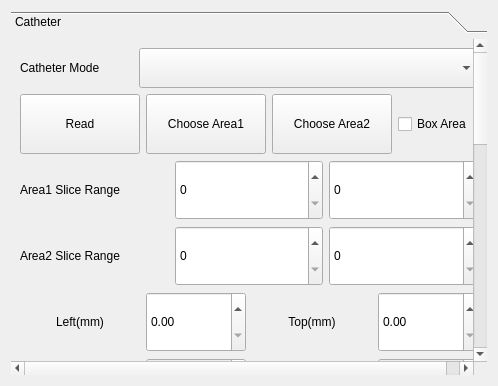
      <widget class="QWidget" name="navigationPage">
       <property name="sizePolicy">
        <sizepolicy hsizetype="Expanding" vsizetype="Expanding">
         <horstretch>2</horstretch>
         <verstretch>2</verstretch>
        </sizepolicy>
       </property>
       <layout class="QGridLayout" name="gridLayout_23">
        <item row="0" column="0">
         <widget class="QToolBox" name="naviToolBox">
          <property name="sizePolicy">
           <sizepolicy hsizetype="Expanding" vsizetype="Expanding">
            <horstretch>2</horstretch>
            <verstretch>2</verstretch>
           </sizepolicy>
          </property>
          <property name="currentIndex">
           <number>0</number>
          </property>
          <widget class="QWidget" name="Catheter">
           <property name="geometry">
            <rect>
             <x>0</x>
             <y>0</y>
             <width>478</width>
             <height>1055</height>
            </rect>
           </property>
           <property name="sizePolicy">
            <sizepolicy hsizetype="Expanding" vsizetype="Expanding">
             <horstretch>2</horstretch>
             <verstretch>2</verstretch>
            </sizepolicy>
           </property>
           <attribute name="label">
            <string>Catheter</string>
           </attribute>
           <layout class="QGridLayout" name="gridLayout_22">
            <item row="0" column="0">
             <layout class="QHBoxLayout" name="horizontalLayout_10">
              <item>
               <widget class="QLabel" name="label_24">
                <property name="sizePolicy">
                 <sizepolicy hsizetype="Preferred" vsizetype="Preferred">
                  <horstretch>1</horstretch>
                  <verstretch>1</verstretch>
                 </sizepolicy>
                </property>
                <property name="minimumSize">
                 <size>
                  <width>0</width>
                  <height>40</height>
                 </size>
                </property>
                <property name="text">
                 <string>Catheter Mode</string>
                </property>
               </widget>
              </item>
              <item>
               <widget class="QComboBox" name="CatheterModeComboBox">
                <property name="sizePolicy">
                 <sizepolicy hsizetype="Preferred" vsizetype="Fixed">
                  <horstretch>3</horstretch>
                  <verstretch>1</verstretch>
                 </sizepolicy>
                </property>
                <property name="minimumSize">
                 <size>
                  <width>0</width>
                  <height>40</height>
                 </size>
                </property>
               </widget>
              </item>
             </layout>
            </item>
            <item row="1" column="0">
             <layout class="QHBoxLayout" name="horizontalLayout_2">
              <item>
               <widget class="QPushButton" name="ReadCatheterBtn">
                <property name="sizePolicy">
                 <sizepolicy hsizetype="Preferred" vsizetype="Preferred">
                  <horstretch>0</horstretch>
                  <verstretch>1</verstretch>
                 </sizepolicy>
                </property>
                <property name="minimumSize">
                 <size>
                  <width>120</width>
                  <height>60</height>
                 </size>
                </property>
                <property name="text">
                 <string>Read</string>
                </property>
               </widget>
              </item>
              <item>
               <widget class="QPushButton" name="ChooseArea1Btn">
                <property name="sizePolicy">
                 <sizepolicy hsizetype="Preferred" vsizetype="Preferred">
                  <horstretch>0</horstretch>
                  <verstretch>1</verstretch>
                 </sizepolicy>
                </property>
                <property name="minimumSize">
                 <size>
                  <width>120</width>
                  <height>60</height>
                 </size>
                </property>
                <property name="styleSheet">
                 <string notr="true">QPushButton
{
    /*背景颜色*/  
    background-color:white
    /*字体颜色为黑色*/    
    color:black;
      
}
QPushButton:pressed
{
    /*背景颜色*/  
    background-color:red
    /*字体颜色为黑色*/    
    color:withe;
}</string>
                </property>
                <property name="text">
                 <string>Choose Area1</string>
                </property>
               </widget>
              </item>
              <item>
               <widget class="QPushButton" name="ChooseArea2Btn">
                <property name="sizePolicy">
                 <sizepolicy hsizetype="Preferred" vsizetype="Preferred">
                  <horstretch>0</horstretch>
                  <verstretch>1</verstretch>
                 </sizepolicy>
                </property>
                <property name="minimumSize">
                 <size>
                  <width>120</width>
                  <height>60</height>
                 </size>
                </property>
                <property name="text">
                 <string>Choose Area2</string>
                </property>
               </widget>
              </item>
              <item>
               <widget class="QCheckBox" name="BoxAreaCheckBox">
                <property name="sizePolicy">
                 <sizepolicy hsizetype="Preferred" vsizetype="Preferred">
                  <horstretch>0</horstretch>
                  <verstretch>1</verstretch>
                 </sizepolicy>
                </property>
                <property name="minimumSize">
                 <size>
                  <width>80</width>
                  <height>60</height>
                 </size>
                </property>
                <property name="text">
                 <string>Box Area</string>
                </property>
               </widget>
              </item>
             </layout>
            </item>
            <item row="2" column="0">
             <layout class="QGridLayout" name="gridLayout_10">
              <item row="0" column="2">
               <widget class="QSpinBox" name="CatheterEndSlice1">
                <property name="sizePolicy">
                 <sizepolicy hsizetype="Preferred" vsizetype="Preferred">
                  <horstretch>0</horstretch>
                  <verstretch>1</verstretch>
                 </sizepolicy>
                </property>
                <property name="minimumSize">
                 <size>
                  <width>80</width>
                  <height>60</height>
                 </size>
                </property>
                <property name="maximumSize">
                 <size>
                  <width>16777215</width>
                  <height>16777215</height>
                 </size>
                </property>
               </widget>
              </item>
              <item row="0" column="1">
               <widget class="QSpinBox" name="CatheterStartSlice1">
                <property name="sizePolicy">
                 <sizepolicy hsizetype="Preferred" vsizetype="Preferred">
                  <horstretch>0</horstretch>
                  <verstretch>1</verstretch>
                 </sizepolicy>
                </property>
                <property name="minimumSize">
                 <size>
                  <width>80</width>
                  <height>60</height>
                 </size>
                </property>
                <property name="maximumSize">
                 <size>
                  <width>16777215</width>
                  <height>16777215</height>
                 </size>
                </property>
               </widget>
              </item>
              <item row="0" column="0">
               <widget class="QLabel" name="CatheterSliceRange">
                <property name="sizePolicy">
                 <sizepolicy hsizetype="Preferred" vsizetype="Fixed">
                  <horstretch>0</horstretch>
                  <verstretch>1</verstretch>
                 </sizepolicy>
                </property>
                <property name="minimumSize">
                 <size>
                  <width>100</width>
                  <height>60</height>
                 </size>
                </property>
                <property name="text">
                 <string>Area1 Slice Range</string>
                </property>
               </widget>
              </item>
              <item row="1" column="0">
               <widget class="QLabel" name="Slic">
                <property name="minimumSize">
                 <size>
                  <width>100</width>
                  <height>60</height>
                 </size>
                </property>
                <property name="text">
                 <string>Area2 Slice Range</string>
                </property>
               </widget>
              </item>
              <item row="1" column="1">
               <widget class="QSpinBox" name="CatheterStartSlice2">
                <property name="minimumSize">
                 <size>
                  <width>80</width>
                  <height>60</height>
                 </size>
                </property>
               </widget>
              </item>
              <item row="1" column="2">
               <widget class="QSpinBox" name="CatheterEndSlice2">
                <property name="minimumSize">
                 <size>
                  <width>80</width>
                  <height>60</height>
                 </size>
                </property>
               </widget>
              </item>
             </layout>
            </item>
            <item row="3" column="0">
             <layout class="QGridLayout" name="gridLayout_4">
              <item row="0" column="3">
               <widget class="QDoubleSpinBox" name="AreaTopSpinBox">
                <property name="sizePolicy">
                 <sizepolicy hsizetype="Preferred" vsizetype="Preferred">
                  <horstretch>0</horstretch>
                  <verstretch>1</verstretch>
                 </sizepolicy>
                </property>
                <property name="minimumSize">
                 <size>
                  <width>80</width>
                  <height>60</height>
                 </size>
                </property>
               </widget>
              </item>
              <item row="0" column="0">
               <widget class="QLabel" name="AreaLeft">
                <property name="sizePolicy">
                 <sizepolicy hsizetype="Preferred" vsizetype="Preferred">
                  <horstretch>0</horstretch>
                  <verstretch>1</verstretch>
                 </sizepolicy>
                </property>
                <property name="minimumSize">
                 <size>
                  <width>100</width>
                  <height>60</height>
                 </size>
                </property>
                <property name="text">
                 <string>Left(mm)</string>
                </property>
                <property name="alignment">
                 <set>Qt::AlignCenter</set>
                </property>
               </widget>
              </item>
              <item row="1" column="0">
               <widget class="QLabel" name="AreaRight">
                <property name="sizePolicy">
                 <sizepolicy hsizetype="Preferred" vsizetype="Preferred">
                  <horstretch>0</horstretch>
                  <verstretch>1</verstretch>
                 </sizepolicy>
                </property>
                <property name="minimumSize">
                 <size>
                  <width>100</width>
                  <height>60</height>
                 </size>
                </property>
                <property name="text">
                 <string>Right(mm)</string>
                </property>
                <property name="alignment">
                 <set>Qt::AlignCenter</set>
                </property>
               </widget>
              </item>
              <item row="0" column="1">
               <widget class="QDoubleSpinBox" name="AreaLeftSpinBox">
                <property name="sizePolicy">
                 <sizepolicy hsizetype="Preferred" vsizetype="Preferred">
                  <horstretch>0</horstretch>
                  <verstretch>1</verstretch>
                 </sizepolicy>
                </property>
                <property name="minimumSize">
                 <size>
                  <width>80</width>
                  <height>60</height>
                 </size>
                </property>
               </widget>
              </item>
              <item row="2" column="0">
               <widget class="QCheckBox" name="FinetuneArea1CheckBox">
                <property name="sizePolicy">
                 <sizepolicy hsizetype="Preferred" vsizetype="Preferred">
                  <horstretch>0</horstretch>
                  <verstretch>1</verstretch>
                 </sizepolicy>
                </property>
                <property name="minimumSize">
                 <size>
                  <width>120</width>
                  <height>40</height>
                 </size>
                </property>
                <property name="text">
                 <string>Fine-tune Area1</string>
                </property>
               </widget>
              </item>
              <item row="2" column="2">
               <widget class="QCheckBox" name="FinetuneArea2CheckBox">
                <property name="sizePolicy">
                 <sizepolicy hsizetype="Preferred" vsizetype="Preferred">
                  <horstretch>0</horstretch>
                  <verstretch>1</verstretch>
                 </sizepolicy>
                </property>
                <property name="minimumSize">
                 <size>
                  <width>120</width>
                  <height>40</height>
                 </size>
                </property>
                <property name="text">
                 <string>Fine-tune Area2</string>
                </property>
               </widget>
              </item>
              <item row="1" column="1">
               <widget class="QDoubleSpinBox" name="AreaRightSpinBox">
                <property name="sizePolicy">
                 <sizepolicy hsizetype="Preferred" vsizetype="Preferred">
                  <horstretch>0</horstretch>
                  <verstretch>1</verstretch>
                 </sizepolicy>
                </property>
                <property name="minimumSize">
                 <size>
                  <width>80</width>
                  <height>60</height>
                 </size>
                </property>
               </widget>
              </item>
              <item row="0" column="2">
               <widget class="QLabel" name="AreaTop">
                <property name="sizePolicy">
                 <sizepolicy hsizetype="Preferred" vsizetype="Preferred">
                  <horstretch>0</horstretch>
                  <verstretch>1</verstretch>
                 </sizepolicy>
                </property>
                <property name="minimumSize">
                 <size>
                  <width>100</width>
                  <height>60</height>
                 </size>
                </property>
                <property name="text">
                 <string>Top(mm)</string>
                </property>
                <property name="alignment">
                 <set>Qt::AlignCenter</set>
                </property>
               </widget>
              </item>
              <item row="1" column="2">
               <widget class="QLabel" name="AreaBottom">
                <property name="sizePolicy">
                 <sizepolicy hsizetype="Preferred" vsizetype="Preferred">
                  <horstretch>0</horstretch>
                  <verstretch>1</verstretch>
                 </sizepolicy>
                </property>
                <property name="minimumSize">
                 <size>
                  <width>100</width>
                  <height>60</height>
                 </size>
                </property>
                <property name="text">
                 <string>Bottom(mm)</string>
                </property>
                <property name="alignment">
                 <set>Qt::AlignCenter</set>
                </property>
               </widget>
              </item>
              <item row="1" column="3">
               <widget class="QDoubleSpinBox" name="AreaBottomSpinBox">
                <property name="sizePolicy">
                 <sizepolicy hsizetype="Preferred" vsizetype="Preferred">
                  <horstretch>0</horstretch>
                  <verstretch>1</verstretch>
                 </sizepolicy>
                </property>
                <property name="minimumSize">
                 <size>
                  <width>80</width>
                  <height>60</height>
                 </size>
                </property>
               </widget>
              </item>
             </layout>
            </item>
            <item row="4" column="0">
             <widget class="QGroupBox" name="groupBox_2">
              <property name="sizePolicy">
               <sizepolicy hsizetype="Preferred" vsizetype="Preferred">
                <horstretch>0</horstretch>
                <verstretch>1</verstretch>
               </sizepolicy>
              </property>
              <property name="minimumSize">
               <size>
                <width>0</width>
                <height>600</height>
               </size>
              </property>
              <property name="title">
               <string>Catheter Identify</string>
              </property>
              <layout class="QGridLayout" name="gridLayout_24">
               <item row="0" column="0">
                <layout class="QHBoxLayout" name="horizontalLayout_7">
                 <item>
                  <widget class="QPushButton" name="CatheterIdentifyBtn">
                   <property name="sizePolicy">
                    <sizepolicy hsizetype="Preferred" vsizetype="Preferred">
                     <horstretch>0</horstretch>
                     <verstretch>1</verstretch>
                    </sizepolicy>
                   </property>
                   <property name="minimumSize">
                    <size>
                     <width>120</width>
                     <height>60</height>
                    </size>
                   </property>
                   <property name="text">
                    <string>Catheter Identify</string>
                   </property>
                  </widget>
                 </item>
                 <item>
                  <widget class="QProgressBar" name="CatheterIdentifyProgressBar">
                   <property name="sizePolicy">
                    <sizepolicy hsizetype="Preferred" vsizetype="Preferred">
                     <horstretch>1</horstretch>
                     <verstretch>1</verstretch>
                    </sizepolicy>
                   </property>
                   <property name="minimumSize">
                    <size>
                     <width>200</width>
                     <height>60</height>
                    </size>
                   </property>
                   <property name="value">
                    <number>0</number>
                   </property>
                  </widget>
                 </item>
                 <item>
                  <widget class="QCheckBox" name="left2rightCheckBox">
                   <property name="sizePolicy">
                    <sizepolicy hsizetype="Preferred" vsizetype="Preferred">
                     <horstretch>0</horstretch>
                     <verstretch>1</verstretch>
                    </sizepolicy>
                   </property>
                   <property name="minimumSize">
                    <size>
                     <width>80</width>
                     <height>60</height>
                    </size>
                   </property>
                   <property name="text">
                    <string>left2right</string>
                   </property>
                  </widget>
                 </item>
                </layout>
               </item>
               <item row="1" column="0">
                <layout class="QGridLayout" name="gridLayout_8" rowstretch="0,0">
                 <property name="sizeConstraint">
                  <enum>QLayout::SetDefaultConstraint</enum>
                 </property>
                 <item row="1" column="0">
                  <widget class="QCheckBox" name="LastCatheterCheckBox">
                   <property name="sizePolicy">
                    <sizepolicy hsizetype="Preferred" vsizetype="Preferred">
                     <horstretch>0</horstretch>
                     <verstretch>1</verstretch>
                    </sizepolicy>
                   </property>
                   <property name="minimumSize">
                    <size>
                     <width>80</width>
                     <height>60</height>
                    </size>
                   </property>
                   <property name="text">
                    <string>Last Catheter</string>
                   </property>
                  </widget>
                 </item>
                 <item row="0" column="0">
                  <widget class="QCheckBox" name="CurrentCatheterCheckBox">
                   <property name="sizePolicy">
                    <sizepolicy hsizetype="Preferred" vsizetype="Preferred">
                     <horstretch>0</horstretch>
                     <verstretch>1</verstretch>
                    </sizepolicy>
                   </property>
                   <property name="minimumSize">
                    <size>
                     <width>80</width>
                     <height>60</height>
                    </size>
                   </property>
                   <property name="text">
                    <string>Current Catheter</string>
                   </property>
                  </widget>
                 </item>
                 <item row="0" column="1">
                  <widget class="QCheckBox" name="CatheterLineCheckBox">
                   <property name="sizePolicy">
                    <sizepolicy hsizetype="Preferred" vsizetype="Preferred">
                     <horstretch>0</horstretch>
                     <verstretch>1</verstretch>
                    </sizepolicy>
                   </property>
                   <property name="minimumSize">
                    <size>
                     <width>80</width>
                     <height>60</height>
                    </size>
                   </property>
                   <property name="text">
                    <string>Line</string>
                   </property>
                  </widget>
                 </item>
                 <item row="1" column="1">
                  <widget class="QCheckBox" name="LastLineCheckBox">
                   <property name="sizePolicy">
                    <sizepolicy hsizetype="Preferred" vsizetype="Preferred">
                     <horstretch>0</horstretch>
                     <verstretch>1</verstretch>
                    </sizepolicy>
                   </property>
                   <property name="minimumSize">
                    <size>
                     <width>80</width>
                     <height>60</height>
                    </size>
                   </property>
                   <property name="text">
                    <string>Line</string>
                   </property>
                  </widget>
                 </item>
                 <item row="0" column="2">
                  <widget class="QCheckBox" name="NearestPointCheckBox">
                   <property name="sizePolicy">
                    <sizepolicy hsizetype="Preferred" vsizetype="Preferred">
                     <horstretch>0</horstretch>
                     <verstretch>1</verstretch>
                    </sizepolicy>
                   </property>
                   <property name="minimumSize">
                    <size>
                     <width>80</width>
                     <height>60</height>
                    </size>
                   </property>
                   <property name="text">
                    <string>Nearest Point</string>
                   </property>
                  </widget>
                 </item>
                 <item row="1" column="2">
                  <widget class="QCheckBox" name="LastNearestPointCheckBox">
                   <property name="sizePolicy">
                    <sizepolicy hsizetype="Preferred" vsizetype="Preferred">
                     <horstretch>0</horstretch>
                     <verstretch>1</verstretch>
                    </sizepolicy>
                   </property>
                   <property name="minimumSize">
                    <size>
                     <width>80</width>
                     <height>60</height>
                    </size>
                   </property>
                   <property name="text">
                    <string>Nearest Point</string>
                   </property>
                  </widget>
                 </item>
                </layout>
               </item>
               <item row="2" column="0">
                <layout class="QGridLayout" name="gridLayout_13">
                 <item row="1" column="3">
                  <widget class="QPushButton" name="NaviSendToRobotBtn">
                   <property name="sizePolicy">
                    <sizepolicy hsizetype="Preferred" vsizetype="MinimumExpanding">
                     <horstretch>0</horstretch>
                     <verstretch>1</verstretch>
                    </sizepolicy>
                   </property>
                   <property name="minimumSize">
                    <size>
                     <width>80</width>
                     <height>40</height>
                    </size>
                   </property>
                   <property name="text">
                    <string>Send To Robot</string>
                   </property>
                  </widget>
                 </item>
                 <item row="1" column="2">
                  <widget class="QCheckBox" name="AutoSendCheckBox">
                   <property name="sizePolicy">
                    <sizepolicy hsizetype="Preferred" vsizetype="MinimumExpanding">
                     <horstretch>0</horstretch>
                     <verstretch>1</verstretch>
                    </sizepolicy>
                   </property>
                   <property name="minimumSize">
                    <size>
                     <width>80</width>
                     <height>40</height>
                    </size>
                   </property>
                   <property name="text">
                    <string>Auto Send</string>
                   </property>
                  </widget>
                 </item>
                 <item row="0" column="0">
                  <widget class="QLabel" name="label_8">
                   <property name="sizePolicy">
                    <sizepolicy hsizetype="Preferred" vsizetype="MinimumExpanding">
                     <horstretch>0</horstretch>
                     <verstretch>1</verstretch>
                    </sizepolicy>
                   </property>
                   <property name="minimumSize">
                    <size>
                     <width>80</width>
                     <height>40</height>
                    </size>
                   </property>
                   <property name="text">
                    <string>Angle Error(°)</string>
                   </property>
                  </widget>
                 </item>
                 <item row="0" column="1">
                  <widget class="QLineEdit" name="AngleErrorLineEdit">
                   <property name="sizePolicy">
                    <sizepolicy hsizetype="Preferred" vsizetype="MinimumExpanding">
                     <horstretch>0</horstretch>
                     <verstretch>1</verstretch>
                    </sizepolicy>
                   </property>
                   <property name="minimumSize">
                    <size>
                     <width>80</width>
                     <height>40</height>
                    </size>
                   </property>
                  </widget>
                 </item>
                 <item row="0" column="2">
                  <widget class="QLabel" name="label_9">
                   <property name="sizePolicy">
                    <sizepolicy hsizetype="Preferred" vsizetype="MinimumExpanding">
                     <horstretch>0</horstretch>
                     <verstretch>1</verstretch>
                    </sizepolicy>
                   </property>
                   <property name="minimumSize">
                    <size>
                     <width>80</width>
                     <height>40</height>
                    </size>
                   </property>
                   <property name="text">
                    <string>Radial Error(mm)</string>
                   </property>
                  </widget>
                 </item>
                 <item row="0" column="3">
                  <widget class="QLineEdit" name="RadialErrorLineEdit">
                   <property name="sizePolicy">
                    <sizepolicy hsizetype="Preferred" vsizetype="MinimumExpanding">
                     <horstretch>0</horstretch>
                     <verstretch>1</verstretch>
                    </sizepolicy>
                   </property>
                   <property name="minimumSize">
                    <size>
                     <width>80</width>
                     <height>40</height>
                    </size>
                   </property>
                  </widget>
                 </item>
                </layout>
               </item>
               <item row="3" column="0">
                <widget class="QTextBrowser" name="CatheterTextBrowser">
                 <property name="sizePolicy">
                  <sizepolicy hsizetype="Preferred" vsizetype="Preferred">
                   <horstretch>0</horstretch>
                   <verstretch>1</verstretch>
                  </sizepolicy>
                 </property>
                 <property name="minimumSize">
                  <size>
                   <width>0</width>
                   <height>200</height>
                  </size>
                 </property>
                </widget>
               </item>
              </layout>
             </widget>
            </item>
           </layout>
          </widget>
         </widget>
        </item>
       </layout>
      </widget>
